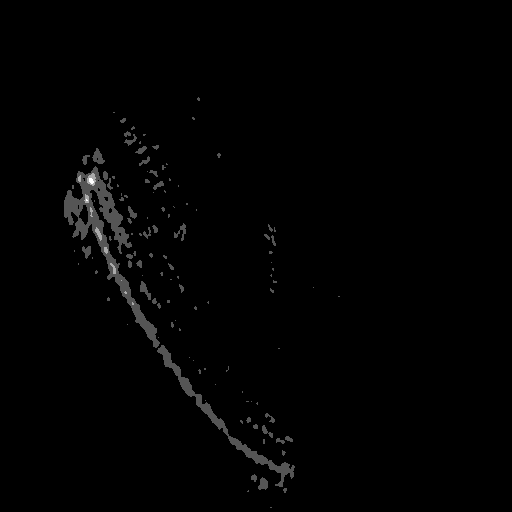
#> input picture inputs4/original/AVG_TSeries-06012026-1400-659.companion_registered.tif, 512 x 512 px, found by its file name; its folder holds 4 pictures in this run
$ python clahe.py
#> lines starting #> are read from the running program, lines starting #| are printed output that depends on the picture
# apply clahe to all original images (only needs to be run once)
import os
import cv2
import numpy as np
import matplotlib.pyplot as plt

input_folder = 'C:\\Users\\megan\\flies\\sams\\forkedsam2\\inputs4\\original'
inputs = [os.path.join(input_folder, f) for f in sorted(os.listdir(input_folder)) if f.endswith(".tif")]
output = 'clahe'
os.makedirs(output, exist_ok=True)

fig, axes = plt.subplots(2,len(inputs))
for i in range(len(inputs)):
    image = cv2.imread(inputs[i], cv2.IMREAD_UNCHANGED)
#> image is the input picture: shape (512, 512) uint16; min 0, max 891, mean 68.1
    image_8bit = cv2.normalize(image, None, 0, 255, cv2.NORM_MINMAX).astype(np.uint8)
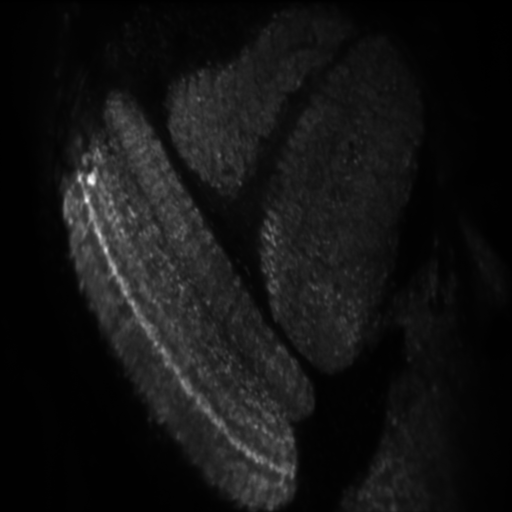
#> image_8bit: shape (512, 512); min 0, max 255, mean 19.5
    axes[0,i].imshow(image, cmap='gray')
    axes[0,i].axis('off')

    clahe = cv2.createCLAHE(clipLimit=8, tileGridSize=(16,16))
    clahe_image = clahe.apply(image_8bit)
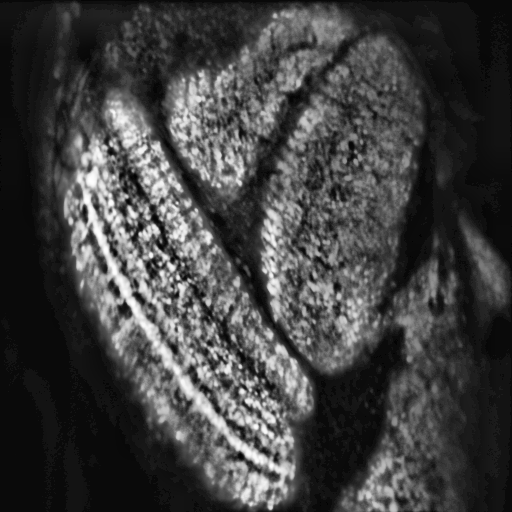
#> clahe_image: shape (512, 512); min 1, max 255, mean 64.6
    axes[1,i].imshow(clahe_image, cmap='gray')
    axes[1,i].axis('off')

    filename = os.path.splitext(os.path.splitext(os.path.basename((inputs[i].split('-'))[-1]))[0])[0]
    np.save(os.path.join(output, f'{filename}_clahe.npy'), clahe_image)
#> pass 2 of the loop `for i in range(len(inputs)):`:
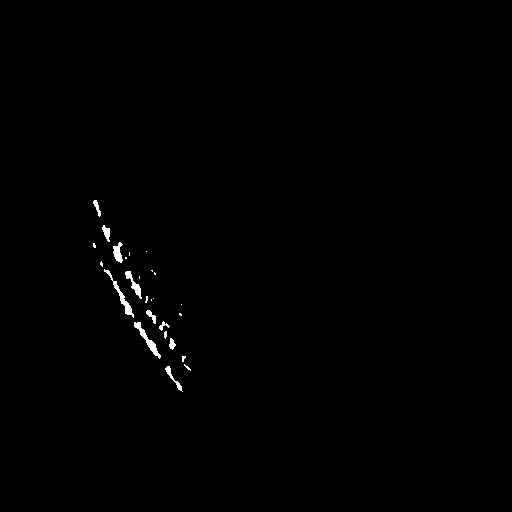
#> input picture inputs4/original/AVG_TSeries-06012026-1400-661.companion_registered.tif, 512 x 512 px, found by its file name
#> `image = cv2.imread(inputs[i], cv2.IMREAD_UNCHANGED)`:
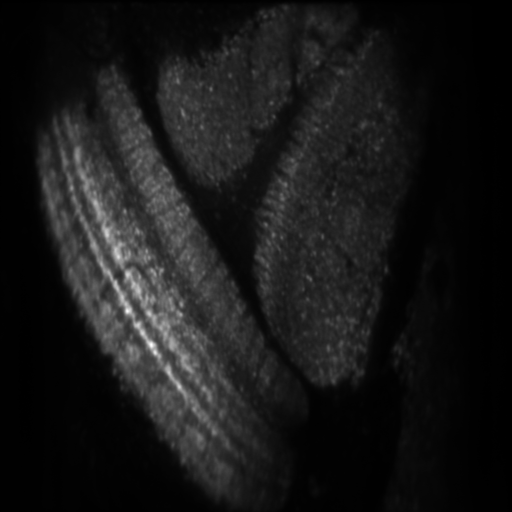
#> image: shape (512, 512) uint16; min 0, max 450, mean 43.4; drawn with min black and max white
#> `clahe_image = clahe.apply(image_8bit)`:
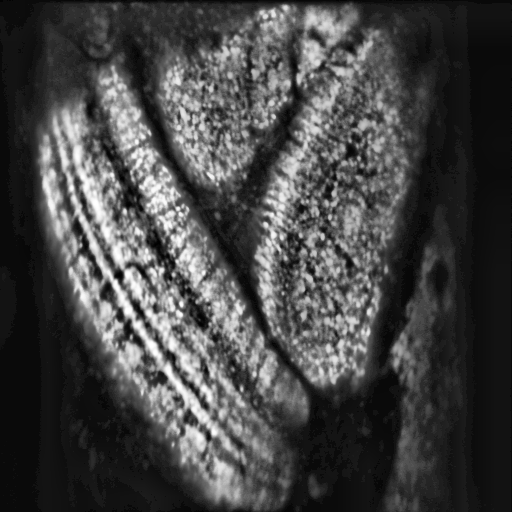
#> clahe_image: shape (512, 512); min 0, max 255, mean 68.9
#> pass 3 of the loop `for i in range(len(inputs)):`:
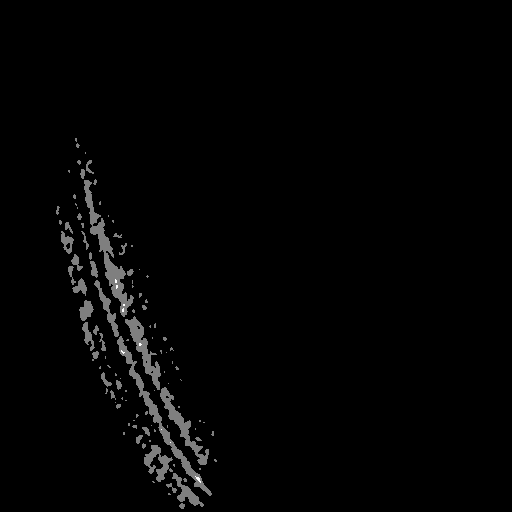
#> input picture inputs4/original/AVG_TSeries-06012026-1400-663.companion_registered.tif, 512 x 512 px, found by its file name
#> image is the input picture: shape (512, 512) uint16; min 0, max 618, mean 44.2
#> `image_8bit = cv2.normalize(image, None, 0, 255, cv2.NORM_MINMAX).astyp..`:
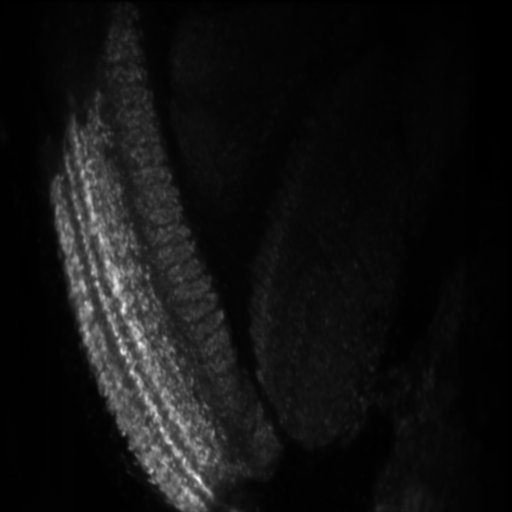
#> image_8bit: shape (512, 512); min 0, max 255, mean 18.2
#> `clahe_image = clahe.apply(image_8bit)`:
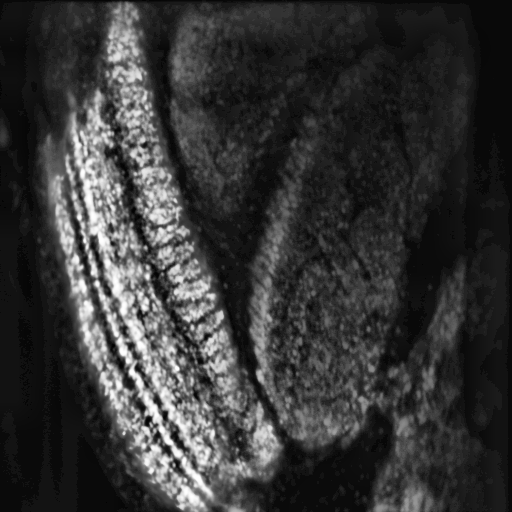
#> clahe_image: shape (512, 512); min 1, max 255, mean 54.2
#> the loop made 4 passes; the first 3 are shown

plt.show()
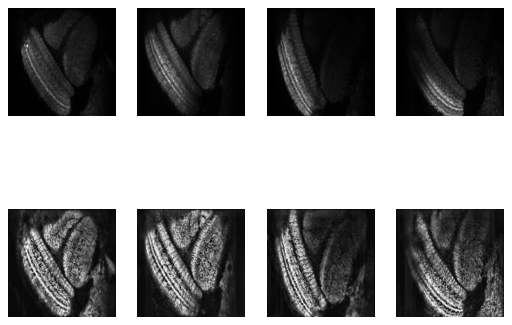
#> figure drawn by matplotlib, 8 panels
